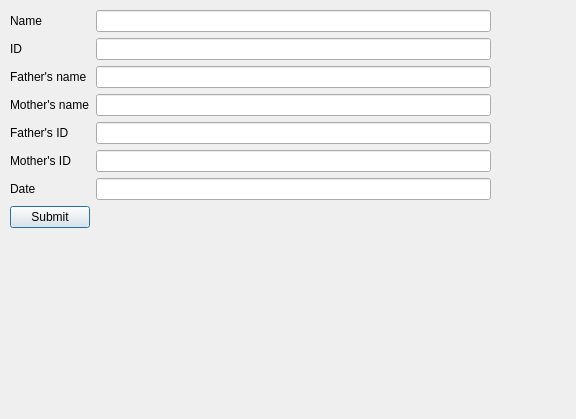
<?xml version="1.0" encoding="UTF-8"?>
<ui version="4.0">
 <class>dialog</class>
 <widget class="QDialog" name="dialog">
  <property name="geometry">
   <rect>
    <x>0</x>
    <y>0</y>
    <width>576</width>
    <height>419</height>
   </rect>
  </property>
  <property name="windowTitle">
   <string>Add Person to Database</string>
  </property>
  <widget class="QWidget" name="formLayoutWidget">
   <property name="geometry">
    <rect>
     <x>10</x>
     <y>10</y>
     <width>481</width>
     <height>352</height>
    </rect>
   </property>
   <layout class="QFormLayout" name="formLayout">
    <property name="labelAlignment">
     <set>Qt::AlignmentFlag::AlignLeading|Qt::AlignmentFlag::AlignLeft|Qt::AlignmentFlag::AlignTop</set>
    </property>
    <property name="formAlignment">
     <set>Qt::AlignmentFlag::AlignLeading|Qt::AlignmentFlag::AlignLeft|Qt::AlignmentFlag::AlignTop</set>
    </property>
    <item row="0" column="0">
     <widget class="QLabel" name="name">
      <property name="text">
       <string>Name</string>
      </property>
     </widget>
    </item>
    <item row="0" column="1">
     <widget class="QLineEdit" name="nameedit"/>
    </item>
    <item row="1" column="0">
     <widget class="QLabel" name="id">
      <property name="text">
       <string>ID</string>
      </property>
     </widget>
    </item>
    <item row="1" column="1">
     <widget class="QLineEdit" name="idedit"/>
    </item>
    <item row="2" column="0">
     <widget class="QLabel" name="fathername">
      <property name="text">
       <string>Father's name</string>
      </property>
     </widget>
    </item>
    <item row="2" column="1">
     <widget class="QLineEdit" name="fathernameedit"/>
    </item>
    <item row="3" column="0">
     <widget class="QLabel" name="mothername">
      <property name="text">
       <string>Mother's name</string>
      </property>
     </widget>
    </item>
    <item row="3" column="1">
     <widget class="QLineEdit" name="mothernamedit"/>
    </item>
    <item row="4" column="0">
     <widget class="QLabel" name="fatherid">
      <property name="text">
       <string>Father's ID</string>
      </property>
     </widget>
    </item>
    <item row="4" column="1">
     <widget class="QLineEdit" name="fatheridedit"/>
    </item>
    <item row="5" column="0">
     <widget class="QLabel" name="motherid">
      <property name="text">
       <string>Mother's ID</string>
      </property>
     </widget>
    </item>
    <item row="5" column="1">
     <widget class="QLineEdit" name="motheridedit"/>
    </item>
    <item row="6" column="0">
     <widget class="QLabel" name="date">
      <property name="text">
       <string>Date</string>
      </property>
     </widget>
    </item>
    <item row="6" column="1">
     <widget class="QLineEdit" name="dateedit"/>
    </item>
    <item row="7" column="0">
     <widget class="QPushButton" name="buttonsubmit">
      <property name="text">
       <string>Submit</string>
      </property>
     </widget>
    </item>
   </layout>
  </widget>
 </widget>
 <tabstops>
  <tabstop>nameedit</tabstop>
  <tabstop>motheridedit</tabstop>
  <tabstop>idedit</tabstop>
  <tabstop>fathernameedit</tabstop>
  <tabstop>fatheridedit</tabstop>
  <tabstop>mothernamedit</tabstop>
 </tabstops>
 <resources/>
 <connections/>
</ui>
